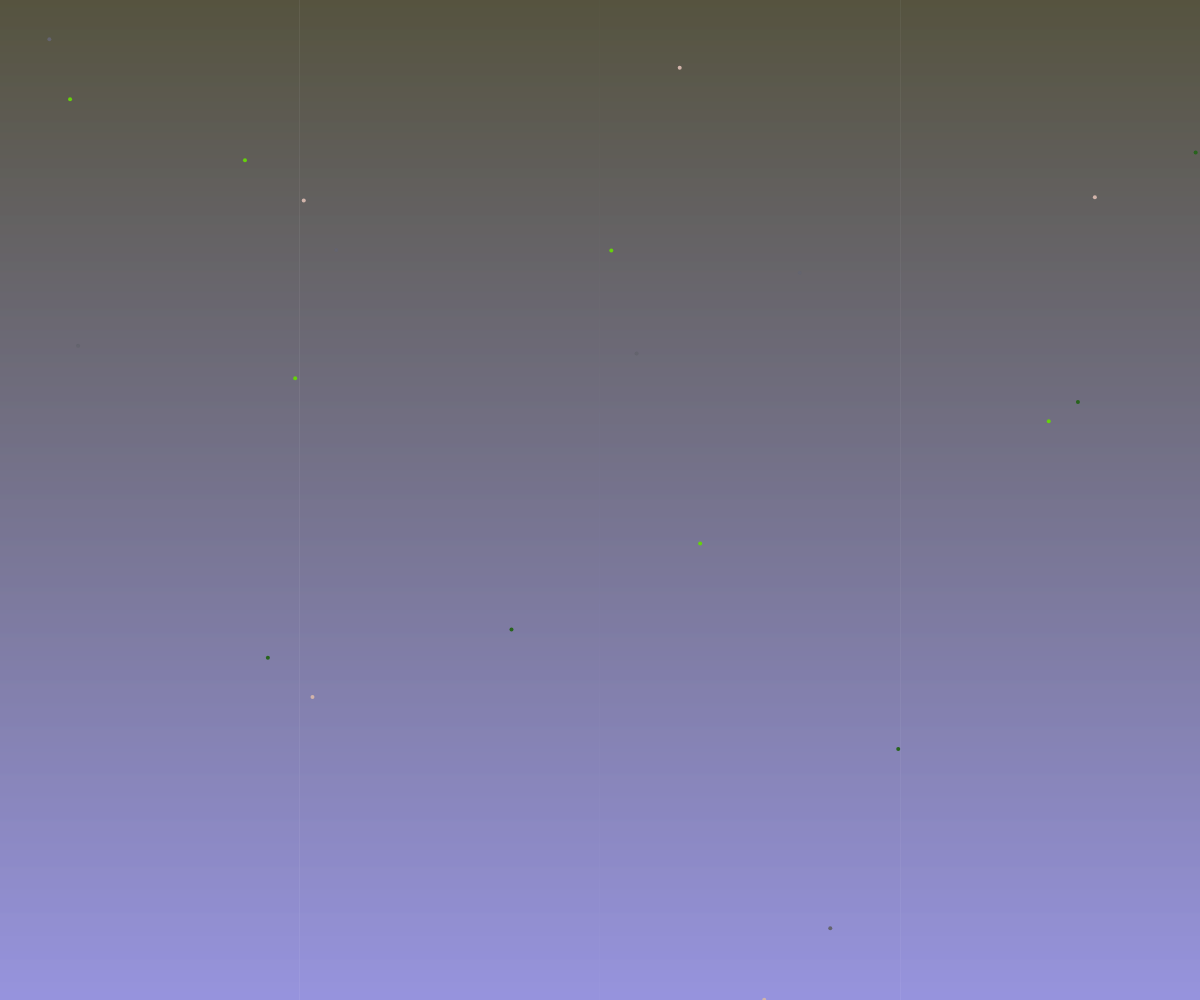
Frame 1 (no input)
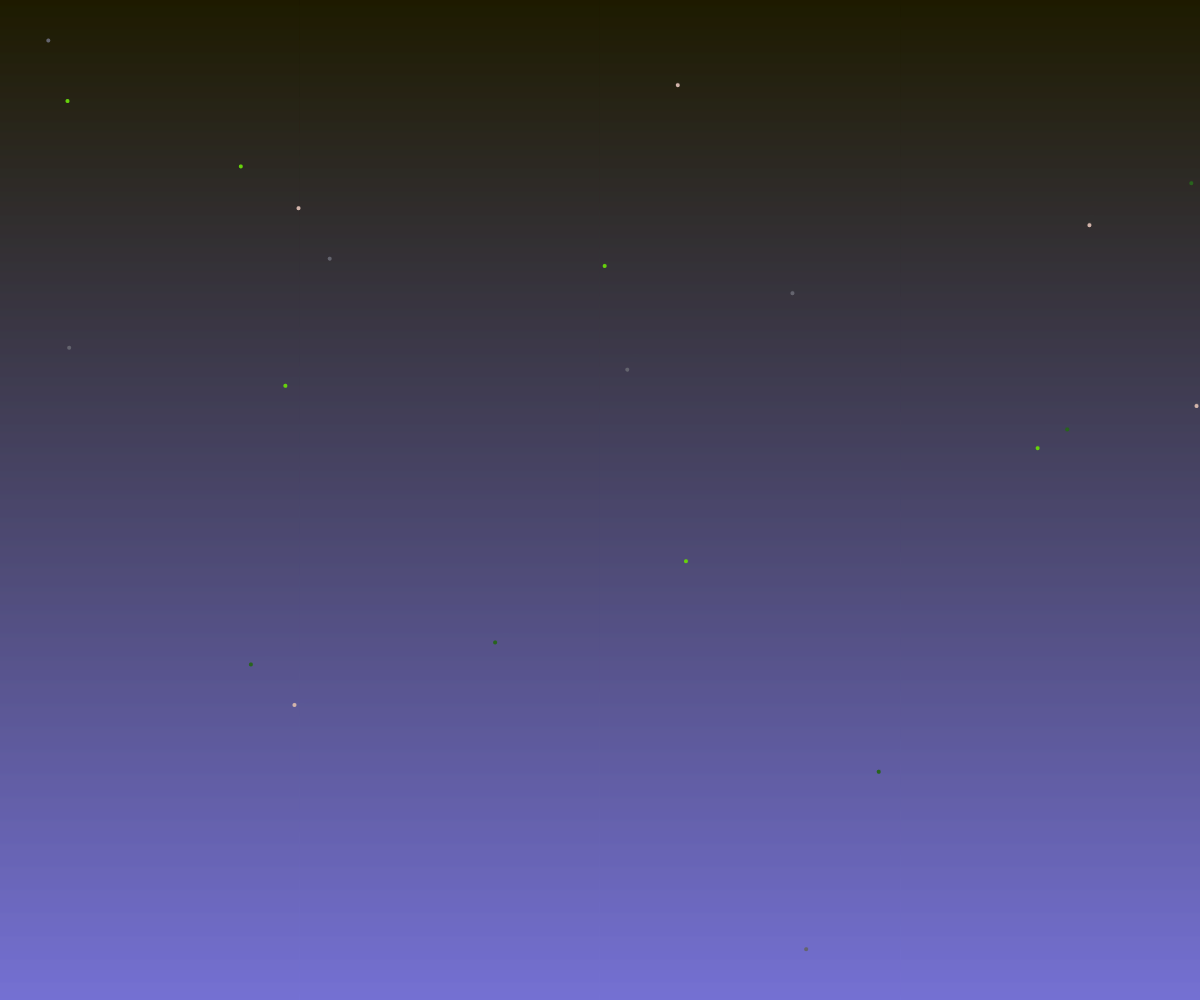
Frame 60 (no input)
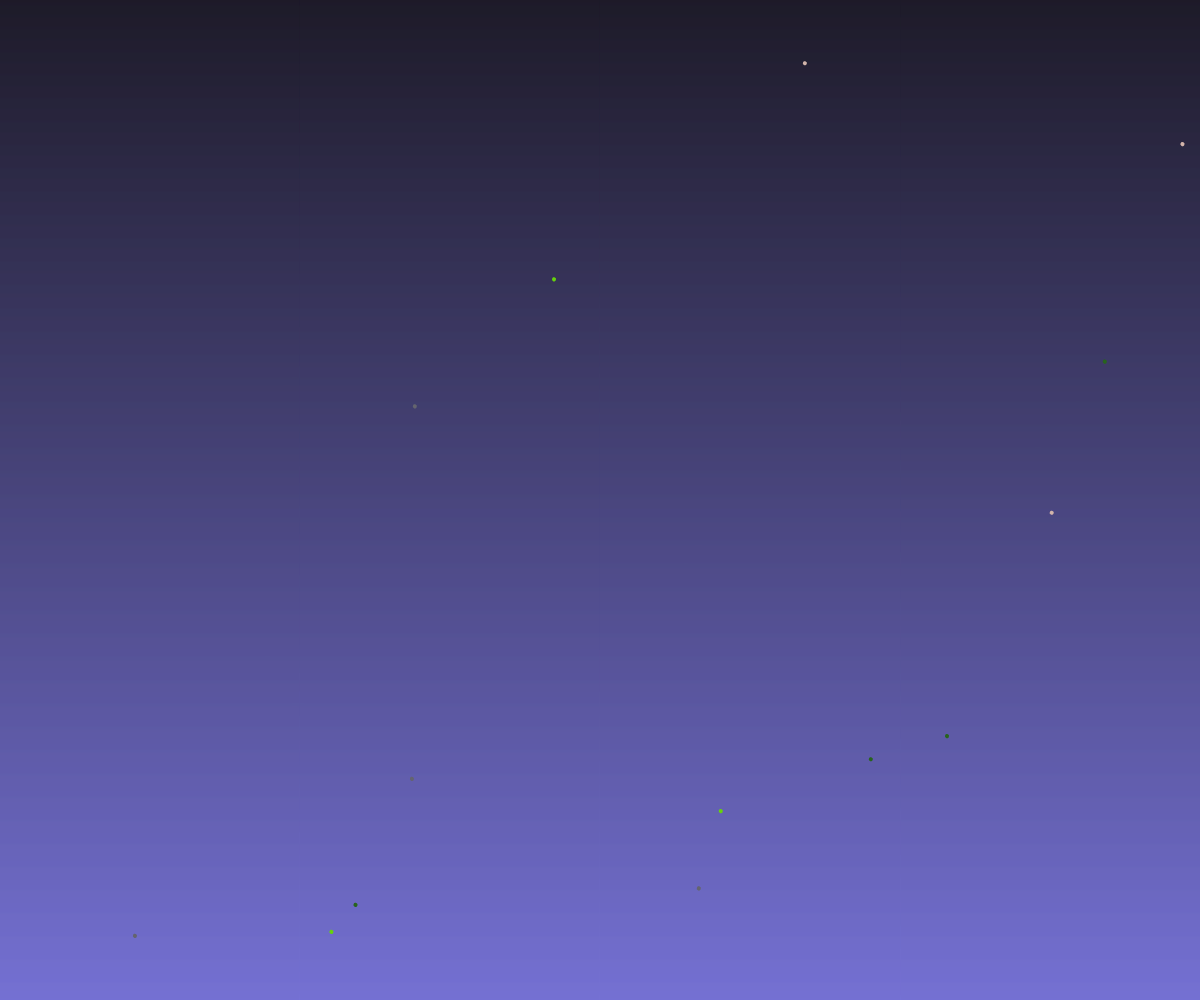
Frame 120 (the mouse pressed at the canvas centre since frame 60)

The p5.js sketch that drew these frames (run headless with seeded random() and noise() and a simulated clock; from frame 60 on, the mouse is pressed at the canvas centre):

// p5.js sketch
// ── sketch.js
const Y_AXIS = 1;
const X_AXIS = 2;
let c1, c2;
let angle = 0;

function setup() {
  createCanvas(windowWidth, windowHeight);
  angleMode(DEGREES);
}

function draw() {
  // gradient background
  let colorShift = round(map(mouseX, 0, width, 0, 81));
  bg1 = color(30, 27, colorShift);
  bg2 = color(117, 113, 211);
  setGradient(0, 0, width, height, c1, c2, Y_AXIS);

  // draw sky
  sky();

  //initiate rotate sky
  if (mouseIsPressed) {
    angle =  mouseX * .19; //sets mouse drag velocity
  } else {
    angle += .025; //sets sky rotation rate
  }
  
}

function starsMoon() { //create star cluster and moon
  randomSeed(300);
  translate(-width * 2, -height * 2);
  noStroke();
  let colors = [
      color(210, 180, 170), 
      color(40, 100, 29), 
      color(100, 100, 110), 
      color(102, 210, 12)
  ]
  for (let i = 0; i < 300; i++) { // stars
      fill(colors[i % colors.length])  // loop through colors
      ellipse(random(0,width * 4) + i, random(0,height * 4) + i, 4, 4);
  }
  fill(255);
  ellipse(width * 1.25, height * 2, 100, 100); // moon
}


function sky(){ //rotate sky
  rotate(angle);
  starsMoon();
}

function setGradient(x, y, w, h, c1, c2, axis) { // create gradient
  noFill();

  if (axis === Y_AXIS) {
    for (let i = y; i <= y + h; i++) {
      let inter = map(i, y, y + h, 0, 1);
      let c = lerpColor(bg1, bg2, inter);
      stroke(c);
      line(x, i, x + w, i);
    }
  }
}

function windowResized() { // responsive canvas
  resizeCanvas(windowWidth, windowHeight);
}

// ── style.css
html,
body {
  margin: 0;
  padding: 0;
  overflow: hidden;
  color: #fff;
}

main {
  width: 100%;
}

canvas {
  position: relative;
  z-index: 1;
}

header {
  position: absolute;
  top: 2%;
  left: 50%;
  transform: translate(-50%, 0);
  width: 85%;
  margin: 0 auto;
  display: flex;
  flex-direction: row;
  flex-wrap: nowrap;
  justify-content: space-between;
  align-items: center;
  z-index: 2;
}

h1,
h2, 
h3, 
h4, 
h5, 
h6 {
  font-family: ivypresto-display, serif;
  font-weight: 100;
  font-style: normal;
}

h1.title__header {
  font-size: 4em;
  letter-spacing: .15em;
  line-height: .5;
}

h2.title__subheader {
  font-family: input-sans, sans-serif;
  font-weight: 300;
  font-style: normal;
  font-size: .9em;
}

h2.instructions__header {
  font-family: input-sans, sans-serif;
  font-weight: 300;
  font-style: normal;
  font-size: .9em;
}

i {
  font-family: ivypresto-display,serif;
  font-weight: 100;
  font-style: italic;
}
